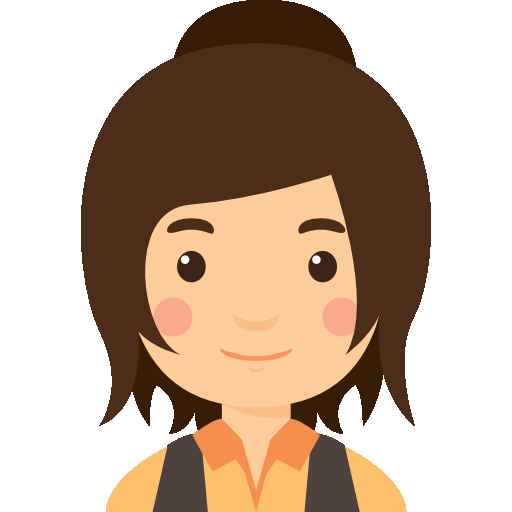
//> input picture baby.png, 512 x 512 px
$ ./m   (built with g++ and OpenCV 4)
//> lines starting //> are read from the running program, lines starting //| are printed output that depends on the picture
#include <opencv2/highgui/highgui.hpp>
#include <opencv2/core/core.hpp>

int main(){
    cv::Mat image = cv::imread("/home/zc/project/Facedetection_opencv/baby.png");
//> image is the input picture: 512 rows x 512 cols, CV_8UC3; mean B, G, R 155.4, 172.8, 193.8
    cv::Mat logo = cv::imread("/home/zc/project/Facedetection_opencv/hatq.png");
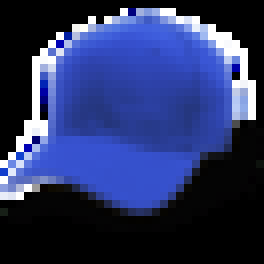
//> input picture hatq.png, 33 x 33 px (shown 8 times larger)
//> logo is the input picture: 33 rows x 33 cols, CV_8UC3; mean B, G, R 101.2, 53.6, 43.1
    cv::Mat mask = cv::imread("/home/zc/project/Facedetection_opencv/hatq.png",0);
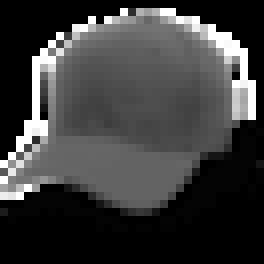
//> mask: 33 rows x 33 cols, CV_8UC1 (shown 8 times larger); min 0, max 255, mean 60.3
    cv::Mat imageROI;
    imageROI = image(cv::Rect(250,50,logo.cols,logo.rows));
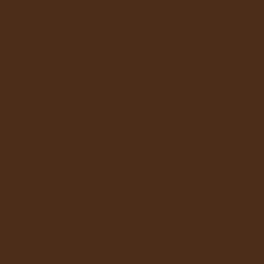
//> imageROI: 33 rows x 33 cols, CV_8UC3 (shown 8 times larger); mean B, G, R 25, 45, 76
    logo.copyTo(imageROI,mask);
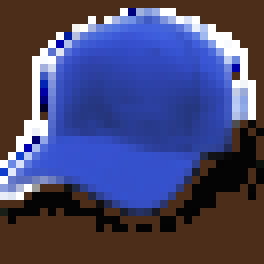
//> imageROI: 33 rows x 33 cols, CV_8UC3 (shown 8 times larger); mean B, G, R 110.7, 70.7, 72
    //cv::namedWindow("result");
    cv::imshow("result",image);
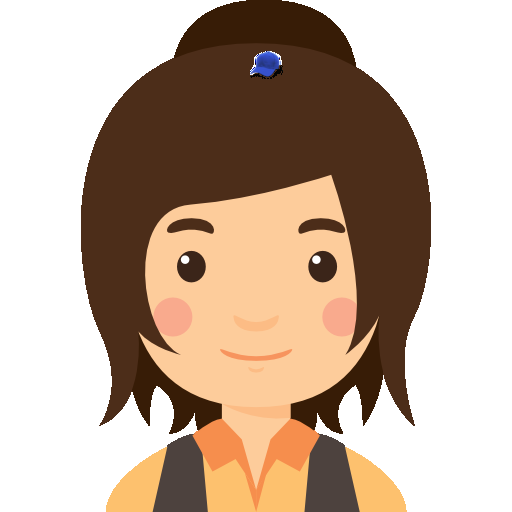
//> window 'result': 512 rows x 512 cols, CV_8UC3; mean B, G, R 155.7, 172.9, 193.8
    cv::imwrite("result.jpg",image);
    cv::waitKey();
    return 0;
}
